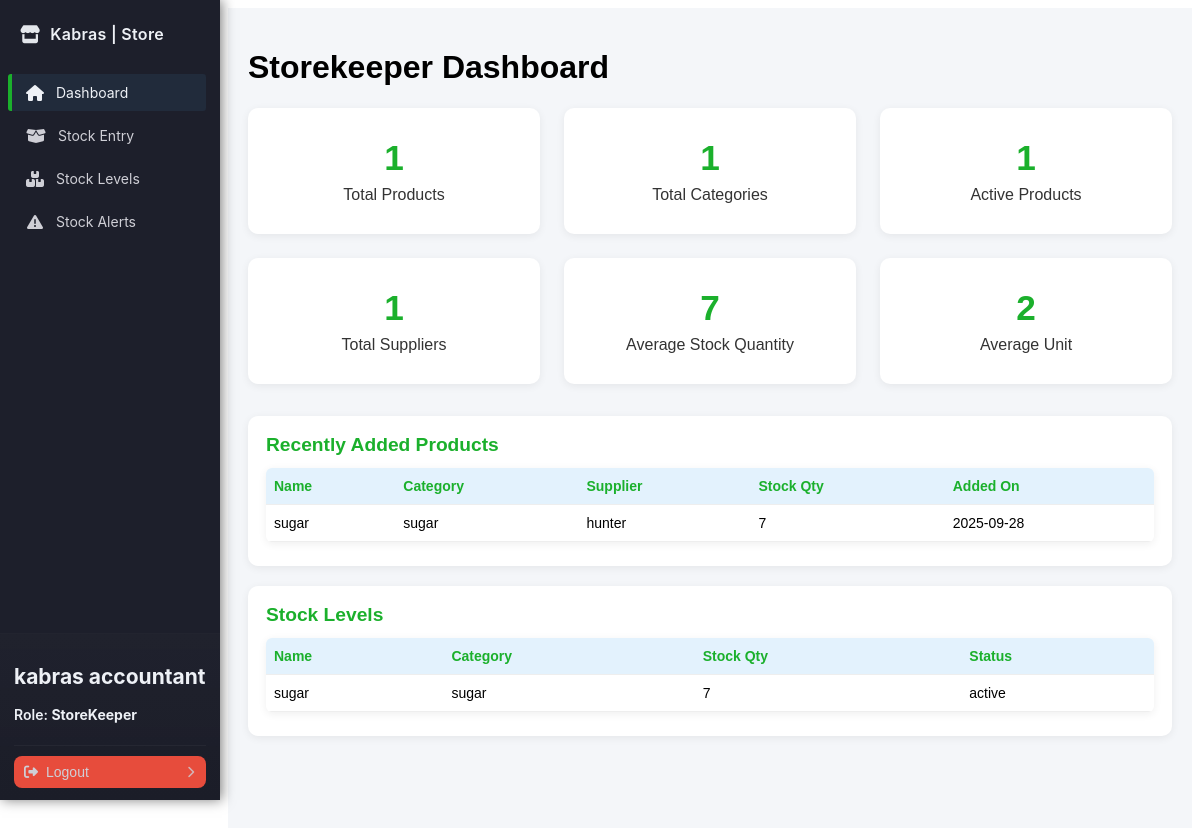
Page /storekeeper/dashboard.php (signed in) on the earlier database version.
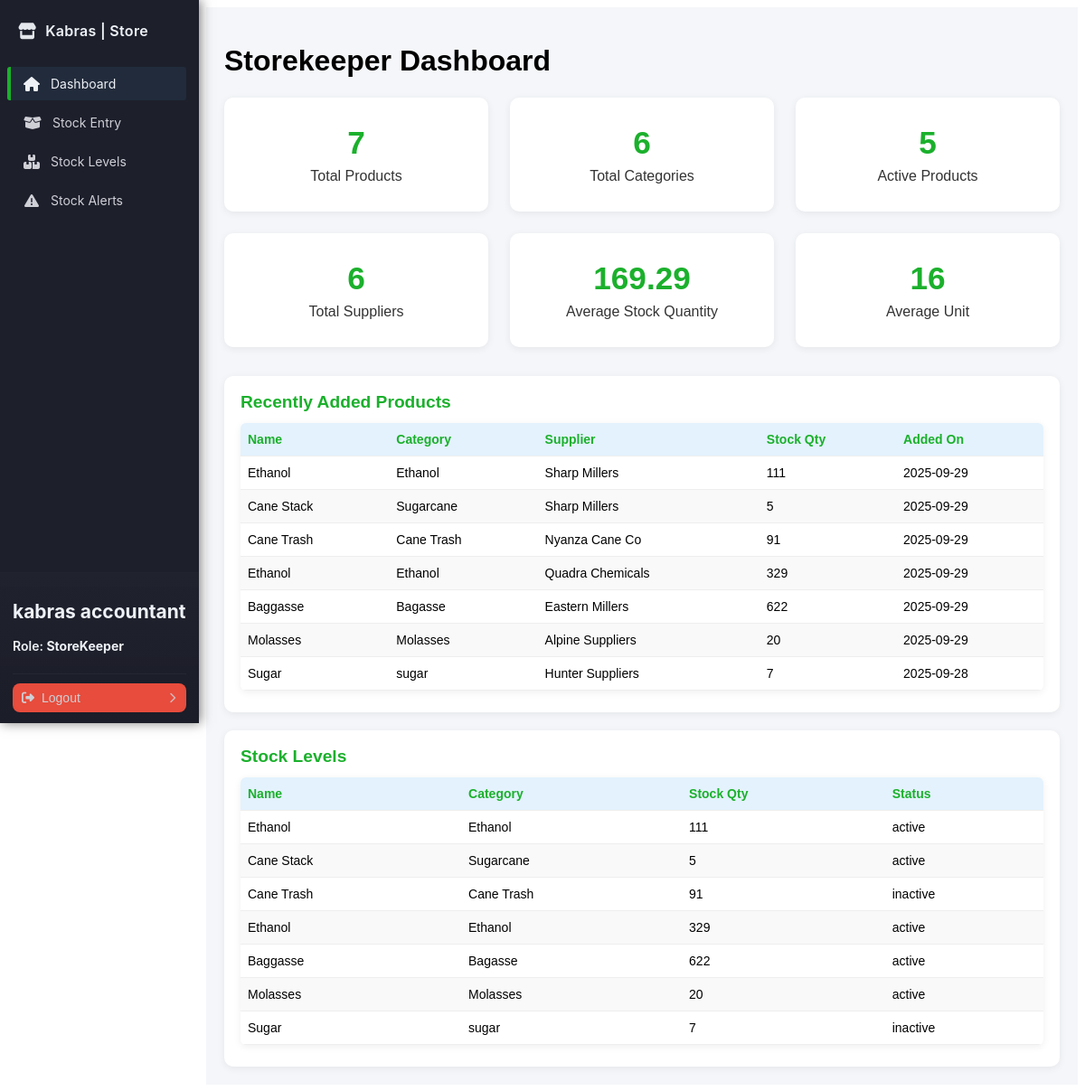
Same page on the later database version.
### tables this page shows
CREATE TABLE `products` (
  `id` int NOT NULL AUTO_INCREMENT,
  `name` varchar(100) NOT NULL,
  `category` varchar(50) DEFAULT NULL,
  `description` text,
  `price` decimal(10,2) NOT NULL,
  `stock_quantity` int DEFAULT '0',
  `unit` varchar(20) DEFAULT NULL,
  `batch_number` varchar(50) DEFAULT NULL,
  `expiry_date` date DEFAULT NULL,
  `production_date` date DEFAULT NULL,
  `supplier` varchar(100) DEFAULT NULL,
  `status` varchar(20) DEFAULT 'active',
  `created_by` int DEFAULT NULL,
  `created_at` timestamp NULL DEFAULT CURRENT_TIMESTAMP,
  `updated_at` timestamp NULL DEFAULT CURRENT_TIMESTAMP ON UPDATE CURRENT_TIMESTAMP,
  PRIMARY KEY (`id`),
  KEY `created_by` (`created_by`),
  CONSTRAINT `products_ibfk_1` FOREIGN KEY (`created_by`) REFERENCES `users` (`id`)
);

### config/database.php (called while the page is built, shortened)
<?php
class Database
{
    private $host = 'localhost';
    private $db   = 'kabras_store';
    private $user = 'root';
    private $pass = 'Hunter42.';
    private $charset = 'utf8mb4';
    public function connect()
    {
        $dsn = "mysql:host={$this->host};dbname={$this->db};charset={$this->charset}";
        try {
            $this->pdo = new PDO($dsn, $this->user, $this->pass, [
                PDO::ATTR_ERRMODE => PDO::ERRMODE_EXCEPTION,
                PDO::ATTR_DEFAULT_FETCH_MODE => PDO::FETCH_ASSOC,
            ]);
            return $this->pdo;
        } catch (PDOException $e) {
            die('Database connection failed: ' . $e->getMessage());
        }
    }
}

### handlers/ProductHandler.php (called while the page is built, shortened)
<?php
require_once __DIR__ . '/../config/database.php';
class ProductHandler
{
    private $db;
    public function __construct()
    {
        $this->db = (new Database())->connect();
    }
    public function getAllProducts()
    {
        $sql = "SELECT * FROM products ORDER BY created_at DESC";
        $stmt = $this->db->query($sql);
        return $stmt->fetchAll(PDO::FETCH_ASSOC);
    }
}

### storekeeper/dashboard.php (the view, shortened to what the rows shown need)
<?php
require_once '../handlers/AuthHandler.php';
?>
<!DOCTYPE html>
<html lang="en">
<head>
    <link rel="stylesheet" href="../assets/css/sidebar.css">
    <link rel="stylesheet" href="../assets/css/storekeeper-dashboard.css">
</head>
<body>
    <?php include '../includes/sidebar.php'; ?>
    <?php
    require_once '../handlers/ProductHandler.php';
    $productHandler = new ProductHandler();
    $products = $productHandler->getAllProducts();
    $totalProducts = count($products);
    $categories = array_unique(array_map(function ($p) {
        return $p['category'];
    }, $products));
    $totalCategories = count($categories);
    $activeProducts = array_filter($products, function ($p) {
        return strtolower($p['status']) === 'active';
    });
    $totalActive = count($activeProducts);
    $suppliers = array_unique(array_map(function ($p) {
        return $p['supplier'];
    }, $products));
    $totalSuppliers = count($suppliers);
    $avgStock = $totalProducts ? round(array_sum(array_column($products, 'stock_quantity')) / $totalProducts, 2) : 0;
    $avgUnit = $totalProducts ? round(array_sum(array_map(function ($p) {
        return is_numeric($p['unit']) ? $p['unit'] : 0;
    }, $products)) / $totalProducts, 2) : 0;
    ?>
    <main class="main-content">
        <h1>Storekeeper Dashboard</h1>
        <div class="stats-container" style="display:flex; gap:24px; flex-wrap:wrap; margin-bottom:32px;">
            <div class="stat-card">
                <h2><?php echo $totalProducts; ?></h2>
            </div>
            <div class="stat-card">
                <h2><?php echo $totalCategories; ?></h2>
                <p>Total Categories</p>
            </div>
            <div class="stat-card">
                <h2><?php echo $totalActive; ?></h2>
                <p>Active Products</p>
            </div>
            <div class="stat-card">
                <h2><?php echo $totalSuppliers; ?></h2>
                <p>Total Suppliers</p>
            </div>
            <div class="stat-card">
                <h2><?php echo $avgStock; ?></h2>
            </div>
            <div class="stat-card">
                <h2><?php echo $avgUnit; ?></h2>
                <p>Average Unit</p>
            </div>
        </div>
        <div class="dashboard-table recent-products" style="flex:1; margin-bottom: 20px; min-width:340px;">
            <table>
                <thead>
                    <tr>
                        <th>Name</th>
                        <th>Category</th>
                        <th>Supplier</th>
                        <th>Stock Qty</th>
                        <th>Added On</th>
                    </tr>
                </thead>
                <tbody>
                    <?php foreach (array_slice($products, 0, 10) as $p): ?>
                        <tr>
                            <td><?= htmlspecialchars($p['name']) ?></td>
                            <td><?= htmlspecialchars($p['category']) ?></td>
                            <td><?= htmlspecialchars($p['supplier']) ?></td>
                            <td><?= $p['stock_quantity'] ?></td>
                            <td><?= isset($p['created_at']) ? date('Y-m-d', strtotime($p['created_at'])) : '' ?></td>
                        </tr>
                    <?php endforeach; ?>
                </tbody>
            </table>
        </div>
        <div class="dashboard-table stock-levels" style="flex:1; min-width:340px;">
            <table>
                <thead>
                    <tr>
                        <th>Name</th>
                        <th>Category</th>
                        <th>Stock Qty</th>
                        <th>Status</th>
                    </tr>
                </thead>
                <tbody>
                    <?php foreach (array_slice($products, 0, 10) as $p): ?>
                        <tr>
                            <td><?= htmlspecialchars($p['name']) ?></td>
                            <td><?= htmlspecialchars($p['category']) ?></td>
                            <td><?= $p['stock_quantity'] ?></td>
                            <td><?= htmlspecialchars($p['status']) ?></td>
                        </tr>
                    <?php endforeach; ?>
                </tbody>
            </table>
        </div>
    </main>
</body>
</html>

Differences in the rows shown:
added products: name "Ethanol", category "Ethanol", supplier "Sharp Millers", stock_quantity "111", created_at "2025-09-29", status "active"
added products: name "Cane Stack", category "Sugarcane", supplier "Sharp Millers", stock_quantity "5", created_at "2025-09-29", status "active"
added products: name "Cane Trash", category "Cane Trash", supplier "Nyanza Cane Co", stock_quantity "91", created_at "2025-09-29", status "inactive"
added products: name "Ethanol", category "Ethanol", supplier "Quadra Chemicals", stock_quantity "329", created_at "2025-09-29", status "active"
added products: name "Baggasse", category "Bagasse", supplier "Eastern Millers", stock_quantity "622", created_at "2025-09-29", status "active"
added products: name "Molasses", category "Molasses", supplier "Alpine Suppliers", stock_quantity "20", created_at "2025-09-29", status "active"
changed products "sugar": name "sugar" → "Sugar"; supplier "hunter" → "Hunter Suppliers"; status "active" → "inactive"; category "1" → (not shown); status "1" → (not shown); supplier "1" → (not shown); unit "2" → (not shown)
Other differences:
$totalProducts: "1" → "7"
$totalCategories: (not shown) → "6"
$totalActive: (not shown) → "5"
$totalSuppliers: (not shown) → "6"
$avgStock: "7" → "169.29"
$avgUnit: (not shown) → "16"
